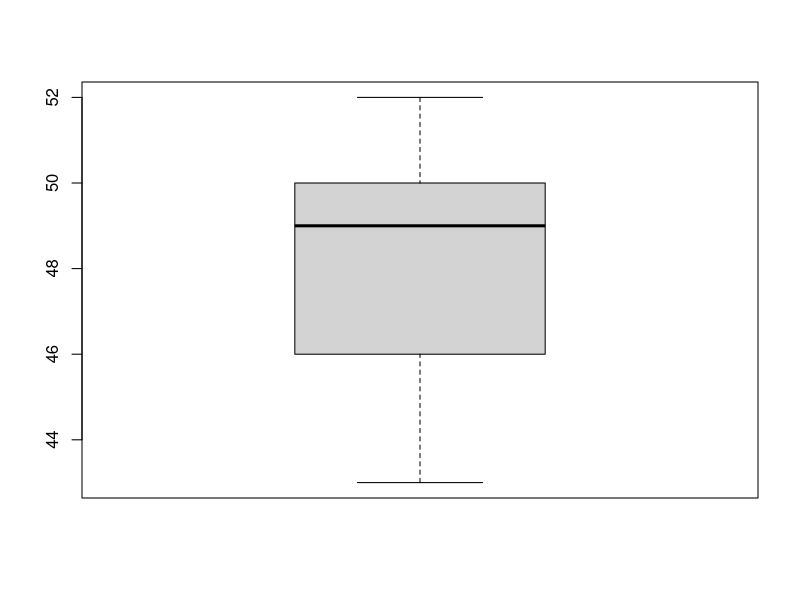

Recreate this plot in R.
temperatures <- c(
					43, 47, 51, 48, 52, 50, 46, 49, 45, 52,
					46, 51, 44, 49, 46, 51, 49, 45, 44, 50,
					48, 50, 49, 50)

# a
mean(temperatures)
median(temperatures)

# b
var(temperatures)
sd(temperatures)

# c
boxplot(temperatures)

# We can see that
# min(temperatures) = q[0] = 43,
# q[1] = 46,
# median(temperatures) = q[2] = 49,
# q[3] = 50,
# max(temperatures) = q[4] = 52,
# and for the ranges (interquantile ranges) that
# q[1] - q[0] = 3,
# q[2] - q[1] = 3,
# q[3] - q[2] = 1,
# q[4] - q[3] = 2.
